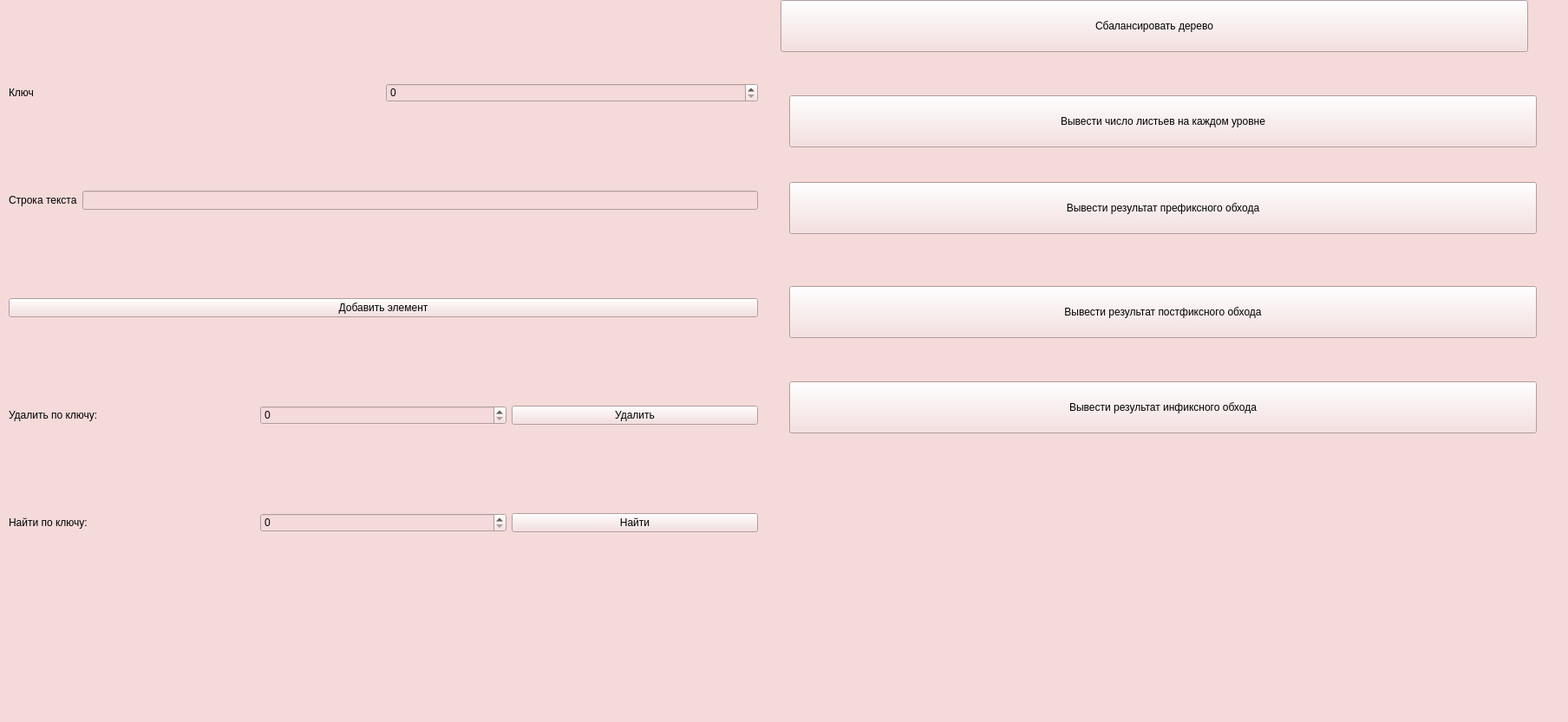
<?xml version="1.0" encoding="UTF-8"?>
<ui version="4.0">
 <class>MainWindow</class>
 <widget class="QMainWindow" name="MainWindow">
  <property name="geometry">
   <rect>
    <x>0</x>
    <y>0</y>
    <width>1808</width>
    <height>833</height>
   </rect>
  </property>
  <property name="windowTitle">
   <string>MainWindow</string>
  </property>
  <property name="styleSheet">
   <string notr="true">background-color: rgb(245, 218, 218);
color: rgb(0, 0, 0);
font: 700 italic 15pt &quot;Ubuntu&quot;;</string>
  </property>
  <widget class="QWidget" name="centralwidget">
   <widget class="QTreeView" name="treeView">
    <property name="geometry">
     <rect>
      <x>460</x>
      <y>0</y>
      <width>341</width>
      <height>371</height>
     </rect>
    </property>
   </widget>
   <widget class="QWidget" name="layoutWidget">
    <property name="geometry">
     <rect>
      <x>10</x>
      <y>0</y>
      <width>864</width>
      <height>712</height>
     </rect>
    </property>
    <layout class="QVBoxLayout" name="verticalLayout">
     <item>
      <layout class="QHBoxLayout" name="horizontalLayout">
       <item>
        <widget class="QLabel" name="lbl_key">
         <property name="text">
          <string>Ключ</string>
         </property>
        </widget>
       </item>
       <item>
        <widget class="QSpinBox" name="spb_val"/>
       </item>
      </layout>
     </item>
     <item>
      <layout class="QHBoxLayout" name="horizontalLayout_2">
       <item>
        <widget class="QLabel" name="lbl_value">
         <property name="text">
          <string>Строка текста</string>
         </property>
        </widget>
       </item>
       <item>
        <widget class="QLineEdit" name="lineEditText"/>
       </item>
      </layout>
     </item>
     <item>
      <widget class="QPushButton" name="bnt_add_item">
       <property name="text">
        <string>Добавить элемент</string>
       </property>
      </widget>
     </item>
     <item>
      <layout class="QHBoxLayout" name="horizontalLayout_3">
       <item>
        <widget class="QLabel" name="lbl_del">
         <property name="text">
          <string>Удалить по ключу:</string>
         </property>
        </widget>
       </item>
       <item>
        <widget class="QSpinBox" name="spb_delValue"/>
       </item>
       <item>
        <widget class="QPushButton" name="bnt_remove">
         <property name="text">
          <string>Удалить</string>
         </property>
        </widget>
       </item>
      </layout>
     </item>
     <item>
      <layout class="QHBoxLayout" name="horizontalLayout_4">
       <item>
        <widget class="QLabel" name="lbl_find">
         <property name="text">
          <string>Найти по ключу:</string>
         </property>
        </widget>
       </item>
       <item>
        <widget class="QSpinBox" name="spb_findValue"/>
       </item>
       <item>
        <widget class="QPushButton" name="bnt_search">
         <property name="text">
          <string>Найти</string>
         </property>
        </widget>
       </item>
      </layout>
     </item>
    </layout>
   </widget>
   <widget class="QPushButton" name="bnt_balanse">
    <property name="geometry">
     <rect>
      <x>900</x>
      <y>0</y>
      <width>862</width>
      <height>60</height>
     </rect>
    </property>
    <property name="text">
     <string>Сбалансировать дерево</string>
    </property>
   </widget>
   <widget class="QPushButton" name="bnt_cnt_of_list">
    <property name="geometry">
     <rect>
      <x>910</x>
      <y>110</y>
      <width>862</width>
      <height>60</height>
     </rect>
    </property>
    <property name="text">
     <string>Вывести число листьев на каждом уровне</string>
    </property>
   </widget>
   <widget class="QPushButton" name="bnt_pre">
    <property name="geometry">
     <rect>
      <x>910</x>
      <y>210</y>
      <width>862</width>
      <height>60</height>
     </rect>
    </property>
    <property name="text">
     <string>Вывести результат префиксного обхода</string>
    </property>
   </widget>
   <widget class="QPushButton" name="bnt_post">
    <property name="geometry">
     <rect>
      <x>910</x>
      <y>330</y>
      <width>862</width>
      <height>60</height>
     </rect>
    </property>
    <property name="text">
     <string>Вывести результат постфиксного обхода</string>
    </property>
   </widget>
   <widget class="QPushButton" name="bnt_in">
    <property name="geometry">
     <rect>
      <x>910</x>
      <y>440</y>
      <width>862</width>
      <height>60</height>
     </rect>
    </property>
    <property name="text">
     <string>Вывести результат инфиксного обхода</string>
    </property>
   </widget>
  </widget>
  <widget class="QMenuBar" name="menubar">
   <property name="geometry">
    <rect>
     <x>0</x>
     <y>0</y>
     <width>1808</width>
     <height>51</height>
    </rect>
   </property>
  </widget>
  <widget class="QStatusBar" name="statusbar"/>
 </widget>
 <resources/>
 <connections/>
</ui>
